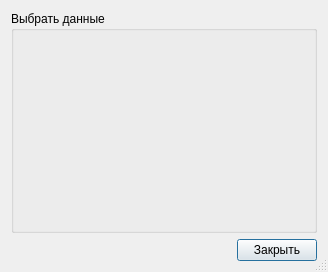
<?xml version="1.0" encoding="UTF-8"?>
<ui version="4.0">
 <class>SelectDataUi</class>
 <widget class="QDialog" name="SelectDataUi">
  <property name="geometry">
   <rect>
    <x>0</x>
    <y>0</y>
    <width>328</width>
    <height>272</height>
   </rect>
  </property>
  <property name="windowTitle">
   <string>Источники данных</string>
  </property>
  <property name="sizeGripEnabled">
   <bool>true</bool>
  </property>
  <layout class="QVBoxLayout" name="verticalLayout_2" stretch="1,0">
   <item>
    <widget class="QGroupBox" name="groupBox">
     <property name="title">
      <string>Выбрать данные</string>
     </property>
    </widget>
   </item>
   <item>
    <layout class="QHBoxLayout" name="horizontalLayout_4">
     <item>
      <spacer>
       <property name="orientation">
        <enum>Qt::Horizontal</enum>
       </property>
       <property name="sizeType">
        <enum>QSizePolicy::Expanding</enum>
       </property>
       <property name="sizeHint" stdset="0">
        <size>
         <width>20</width>
         <height>20</height>
        </size>
       </property>
      </spacer>
     </item>
     <item>
      <widget class="QPushButton" name="closePB">
       <property name="sizePolicy">
        <sizepolicy hsizetype="Fixed" vsizetype="Fixed">
         <horstretch>0</horstretch>
         <verstretch>0</verstretch>
        </sizepolicy>
       </property>
       <property name="text">
        <string>Закрыть</string>
       </property>
       <property name="default">
        <bool>true</bool>
       </property>
      </widget>
     </item>
    </layout>
   </item>
  </layout>
 </widget>
 <includes>
  <include location="local">qt_i18n.h</include>
 </includes>
 <resources/>
 <connections/>
</ui>
